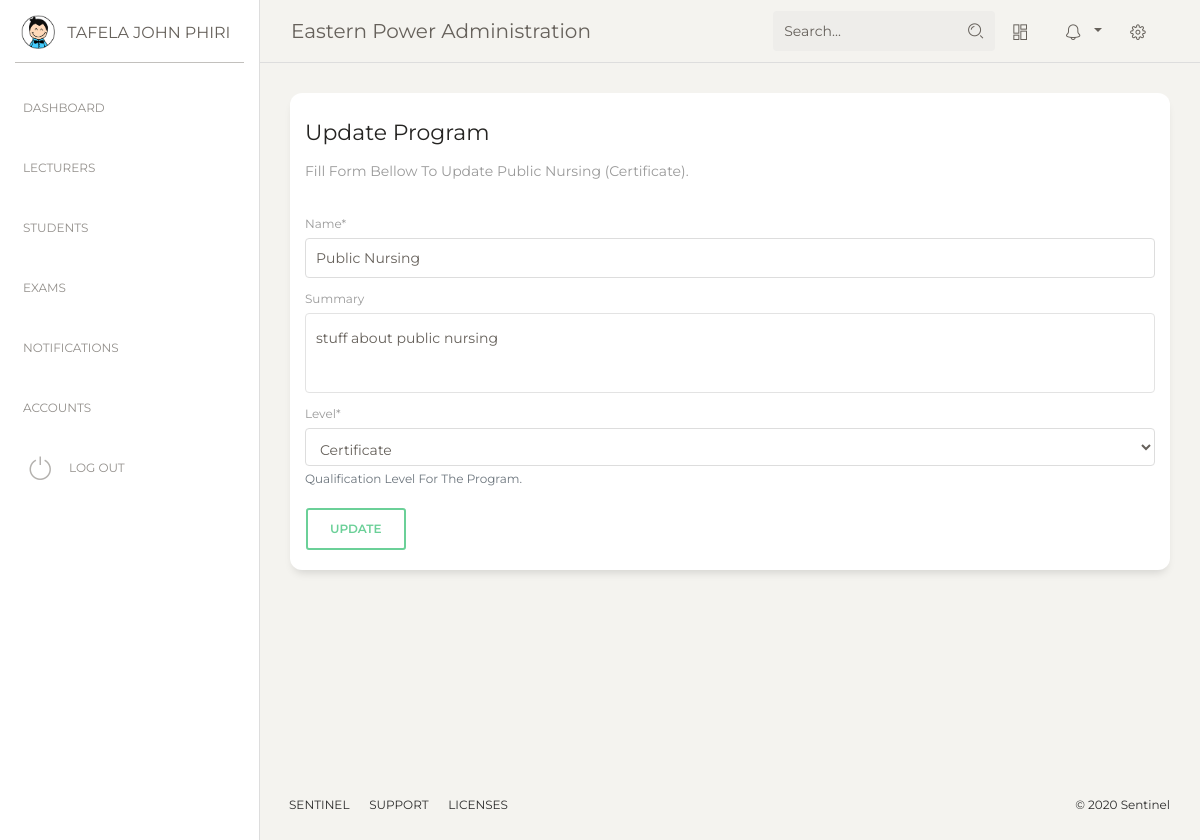
The app's page /administrator/program/1/update/ (signed in) with its own data.
### headway/models.py (models this page shows, shortened)
class User(AbstractUser):
    username_validator = UnicodeUsernameValidator()
    username = models.CharField(
        _('username'),
        max_length=150,
        unique=True,
        help_text=_('Enter a Student ID for student Accounts or Email for lecturer Accounts.'),
        validators=[username_validator],
        error_messages={
            'unique': _("A user with that username already exists."),
        },
    )
    email = models.EmailField(_('email address'), blank=True, unique=True)
    middle_name = models.CharField(max_length=50, blank=True, null=True)
    is_student = models.BooleanField(default=True)
    is_lecturer = models.BooleanField(default=False)
    is_admin = models.BooleanField(default=False)
    institution = models.ForeignKey(Institution, on_delete=models.CASCADE, null=True)
    USERNAME_FIELD = 'username'
    REQUIRED_FIELDS = ['email']
    def get_full_name(self):
        if self.middle_name:
            full_name = '%s %s %s' % (self.first_name, self.middle_name, self.last_name)
        else:
            full_name = '%s %s' % (self.first_name, self.last_name)
        return full_name
    def __str__(self):
        return self.get_full_name()

class Institution(models.Model):
    name = models.CharField(max_length=100, help_text='Enter Institution Name')
    active_subscription = models.BooleanField(default=True)
    subscription_type = models.CharField(max_length=1)  # add choices
    subscription_start = models.DateField(auto_created=True, auto_now_add=True)
    subscription_end = models.DateField()
    short_name = models.CharField(max_length=10, default='INSTITUTE', help_text='Enter A Short Abbreviation Of'
                                                                                'Your Institutes Name '
                                                                                '(10 Characters Max.)')

class Program(models.Model):
    institution = models.ForeignKey(Institution, on_delete=models.DO_NOTHING)
    name = models.CharField(max_length=150)
    summary = models.TextField(null=True, blank=True)
    level = models.CharField(max_length=11, choices=LEVELS, help_text='Qualification Level For The Program.')
    def __str__(self):
        return str(self.name) + ' (' + str(self.level) + ')'

### administrator/views.py (the view)
# urls.py: path('program/<int:pk>/update/', views.ProgramUpdate.as_view(), name='update_program'),
@method_decorator(user_is_admin, name='get')
@method_decorator(user_is_admin, name='post')
class ProgramUpdate(SuccessMessageMixin, UpdateView):
    template_name = 'administrator/program_update.html'
    model = Program
    fields = ('name', 'summary', 'level')
    success_url = reverse_lazy('administrator:dash')
    success_message = "%(name)s Was Successfully Updated"

### templates/administrator/program_update.html (shortened to what this page needs)
{% extends 'administrator/base.html' %}
{% load crispy_forms_tags %}
{% block content %}
    <div class="row">
          <div class="col-lg-12">
            <div class="card ">
              <div class="card-header ">
                <h5 class="card-title">Update Program</h5>
                <p class="card-category">Fill Form Bellow To Update {{ program }}.</p>
              </div>
                <div class="card-body">
                    <form method="post" action=".">
                        {{ form|crispy }}
                        <input type="submit" value="Update" class="btn btn-outline-success">
                    </form>
                </div>
            </div>
          </div>
        </div>
{% endblock content %}

### templates/administrator/base.html (shortened to what this page needs)
{% load static %}
<!DOCTYPE html>
<html lang="en">
<head>
  <link href="https://maxcdn.bootstrapcdn.com/font-awesome/latest/css/font-awesome.min.css" rel="stylesheet">
  <link href="{% static 'assets/css/bootstrap.min.css' %}" rel="stylesheet" />
  <link href="{% static 'assets/css/paper-dashboard.css' %}" rel="stylesheet" />
</head>
<body class="">
  <div class="wrapper ">
    <div class="sidebar" data-color="white" data-active-color="danger">
      <div class="logo">
        <a href="#" class="simple-text logo-mini">
          <div class="logo-image-small">
            <img src="{% static 'assets/img/logo-small.png' %}">
          </div>
        </a>
        <a href="#" class="simple-text logo-normal">
          {{ request.user}}
        </a>
      </div>
    <!-- loading urls for purpose of showing active tubs
    {% url 'administrator:dash' as dash_dir %} {% url 'administrator:lecturers' as lecturers_dir %}
        {% url 'administrator:students' as students_dir %} {% url 'administrator:exams' as exams_dir %}
    {% url 'administrator:notifications' as notifications_dir %} {% url 'administrator:accounts' as accounts_dir %}-->
      <div class="sidebar-wrapper">
        <ul class="nav">
          <li{% if request.path == dash_dir %} class="active" {% endif%} >
                  <a href="{% url 'administrator:dash' %}">
              <p>Dashboard</p>
            </a>
          </li>
          <li {% if request.path == lecturers_dir %} class="active"{% endif %}>
            <a href="{% url 'administrator:lecturers' %}">
              <p>Lecturers</p>
            </a>
          </li>
          <li {% if request.path == students_dir %} class="active"{% endif %}>
            <a href="{% url 'administrator:students' %}">
              <p>Students</p>
            </a>
          </li>
          <li {% if request.path == exams_dir %} class="active"{% endif %}>
            <a href="{% url 'administrator:exams' %}">
              <p>Exams</p>
            </a>
          </li>
          <li {% if request.path == notifications_dir %}class="active"{% endif %}>
            <a href="{% url 'administrator:notifications' %}">
              <p>Notifications</p>
            </a>
          </li>
        <li {% if request.path == accounts_dir %}class="active"{% endif %}>
            <a href="{% url 'administrator:accounts' %}">
              <p>Accounts</p>
            </a>
          </li>
          <li class="active-pro">
            <a href="{% url 'logout' %}">
              <i class="nc-icon nc-button-power"></i>
              <p>Log Out</p>
            </a>
          </li>
        </ul>
      </div>
    </div>
    <div class="main-panel">
      <nav class="navbar navbar-expand-lg navbar-absolute fixed-top navbar-transparent">
        <div class="container-fluid">
          <div class="navbar-wrapper">
            <a class="navbar-brand" href="{% url 'administrator:institution_details' pk=request.user.institution.pk%}">
                {{ request.user.institution.name }} Administration</a>
          </div>
          <div class="collapse navbar-collapse justify-content-end" id="navigation">
            <form method="get" action="{% url 'headway:search' %}">
              <div class="input-group no-border">
                <input type="text" value="{{ request.GET.q }}" class="form-control" placeholder="Search..." name="q">
                <div class="input-group-append">
                  <div class="input-group-text">
                    <i class="nc-icon nc-zoom-split"></i>
                  </div>
                </div>
              </div>
            </form>
            <ul class="navbar-nav">
              <li class="nav-item">
                <a class="nav-link btn-magnify" href="#">
                  <i class="nc-icon nc-layout-11"></i>
                </a>
              </li>
              <li class="nav-item btn-rotate dropdown">
                <a class="nav-link dropdown-toggle" href="http://example.com" id="navbarDropdownMenuLink" data-toggle="dropdown" aria-haspopup="true" aria-expanded="false">
                  <i class="nc-icon nc-bell-55"></i>
                </a>
              </li>
              <li class="nav-item">
                <a class="nav-link btn-rotate" href="#">
                  <i class="nc-icon nc-settings-gear-65"></i>
                </a>
              </li>
            </ul>
          </div>
        </div>
      </nav>
      <div class="content">
          {% block content %}
          {% endblock %}
      </div>
      <footer class="footer footer-black  footer-white ">
        <div class="container-fluid">
          <div class="row">
            <nav class="footer-nav">
              <ul>
                <li>
                  <a href="#" target="_blank">Sentinel</a>
                </li>
                <li>
                  <a href="#" target="_blank">Support</a>
                </li>
                <li>
                  <a href="#" target="_blank">Licenses</a>
                </li>
              </ul>
            </nav>
            <div class="credits ml-auto">
              <span class="copyright">
                ©
                 Sentinel
              </span>
            </div>
          </div>
        </div>
      </footer>
    </div>
  </div>
</body>
</html>

### records on screen
User: user "TAFELA JOHN PHIRI", user.institution.name "Eastern Power"
Program: name+level "Public Nursing (Certificate)", name "Public Nursing", summary "stuff about public nursing", level "Certificate"
